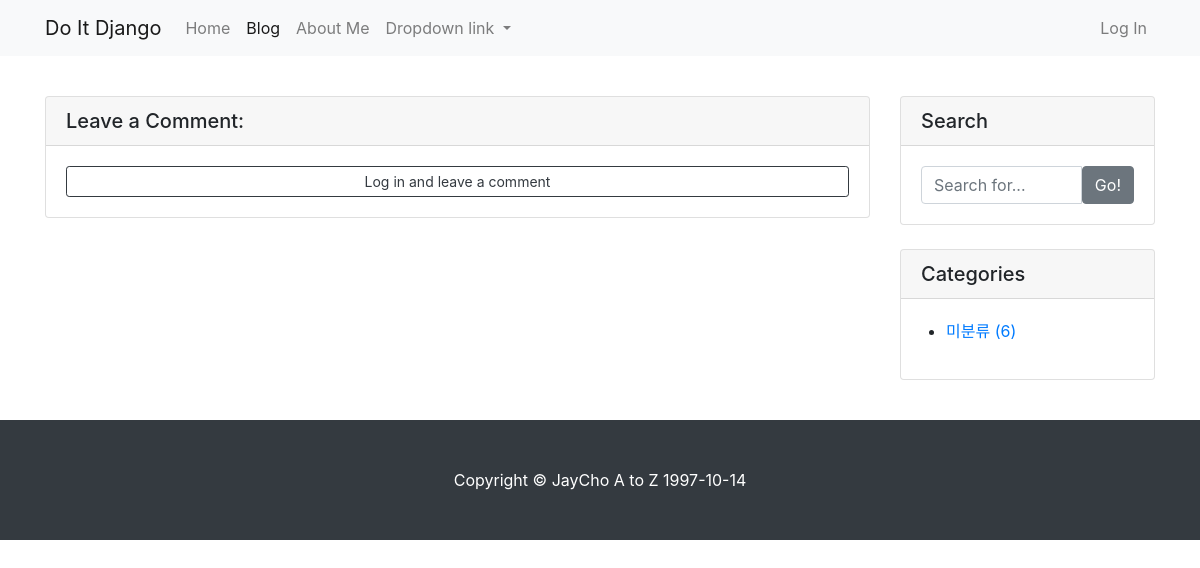
The page /blog/8/ on the database as committed earlier.
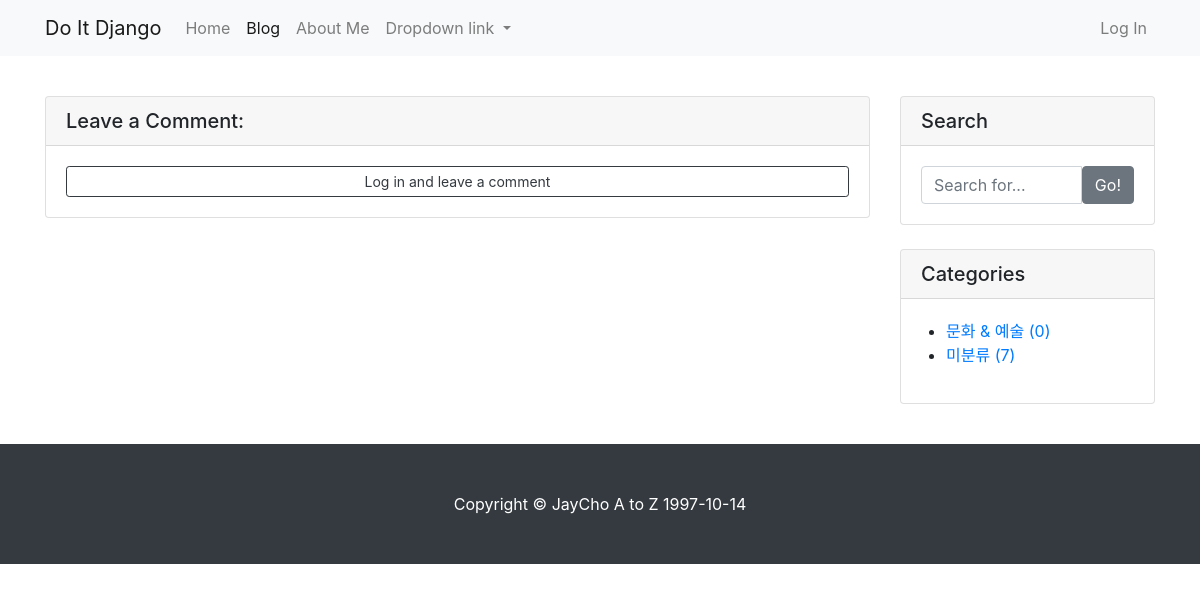
The same page on the database as committed later.
### blog/models.py (models this page shows)
class Category(models.Model):
    name = models.CharField(max_length=50, unique=True)
    slug = models.SlugField(max_length=50, unique=True, allow_unicode=True)
    def __str__(self):
        return self.name
    def get_absolute_url(self):
        return f"/blog/category/{self.slug}/"
    class Meta:
        verbose_name_plural = 'Categories'

### blog/views.py (the view)
# urls.py: path('<int:pk>/', PostDetail.as_view(), name='post_detail'),
class PostDetail(DetailView):
    model = Post
    def get_context_data(self, **kwargs):
        context = super(PostDetail, self).get_context_data()
        context['categories'] = Category.objects.all()
        context['no_category_post_count'] = Post.objects.filter(category=None).count()
        context['comment_form'] = CommentForm()
        return context

### blog/forms.py
class CommentForm(forms.ModelForm):
    class Meta:
        model = Comment
        fields = ('content',)

### blog/templates/blog/post_detail.html (shortened to what this page needs)
{% extends 'blog/base.html' %}
{% load crispy_forms_tags %}
{% block main %}
    <div id="comment-area">
    <div class="card my-4">
        <h5 class="card-header">Leave a Comment:</h5>
        <div class="card-body">
            {% if user.is_authenticated %}
            <form id="comment-form" method="post" action="{% url 'new_comment' post.pk %}">
                {% csrf_token %}
                <div class="form-group">
                    {{ comment_form | crispy }}
                </div>
                <button type="submit" class="btn btn-primary">Submit</button>
            </form>
            {% else %}
                <a role="button" class="btn btn-outline-dark btn-block btn-sm" href="#" data-toggle="modal"
                   data-target="#loginModal">Log in and leave a comment</a>
            {% endif %}
        </div>
    </div>
</div>
{% endblock %}

### blog/templates/blog/base.html (shortened to what this page needs)
<!DOCTYPE html>
{% load static %}
<html lang="ko">
<head>
    <link rel="stylesheet" href="{% static 'blog/bootstrap/bootstrap.min.css' %}" media="screen">
    <link rel="stylesheet" href="https://cdn.jsdelivr.net/npm/bootstrap-icons@1.11.1/font/bootstrap-icons.css">
</head>
<body>
{% include 'blog/navbar.html' %}
<div class="container my-3">
    <div class="row">
        <div class="col-md-8 col-lg-9" id="main-area">
            {% block main %}
            {% endblock %}
        </div>
        <div class="col-md-4 col-lg-3">
            <div class="card my-4">
                <h5 class="card-header">Search</h5>
                <div class="card-body">
                    <div class="input-group">
                        <input type="text" class="form-control" placeholder="Search for...">
                        <span class="input-group-btn">
                                <button class="btn btn-secondary" type="button">Go!</button>
                            </span>
                    </div>
                </div>
            </div>
            <div class="card my-4" id="categories-card">
                <h5 class="card-header">Categories</h5>
                <div class="card-body">
                    <div class="row">
                        <ul>
                            {% for category in categories %}
                                <li>
                                    <a href="{{ category.get_absolute_url }}">{{ category }} ({{ category.post_set.count }})</a>
                                </li>
                            {% endfor %}
                            <li>
                                <a href="/blog/category/no_category/">미분류 ({{ no_category_post_count }})</a>
                            </li>
                        </ul>
                    </div>
                </div>
            </div>
        </div>
    </div>
</div>
{% include 'blog/footer.html' %}
</body>
</html>

Rows that differ between the two databases and show on the page:
added Category: name "문화 & 예술", post_set.count "0"
Other text that changed with them:
{{ no_category_post_count }}: "6" → "7"
